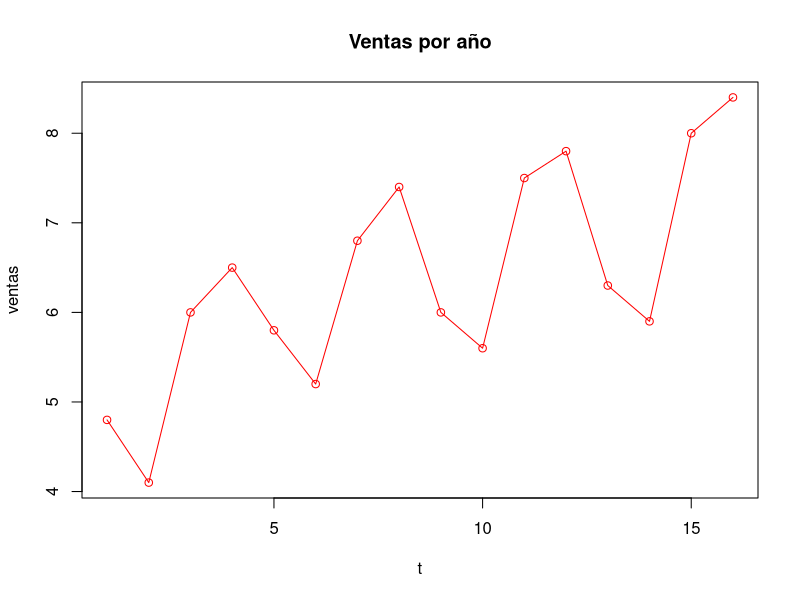
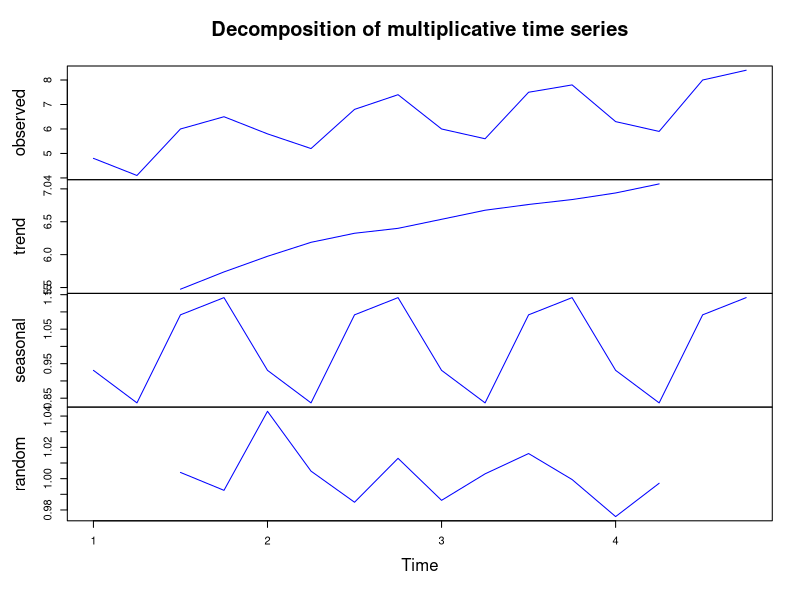
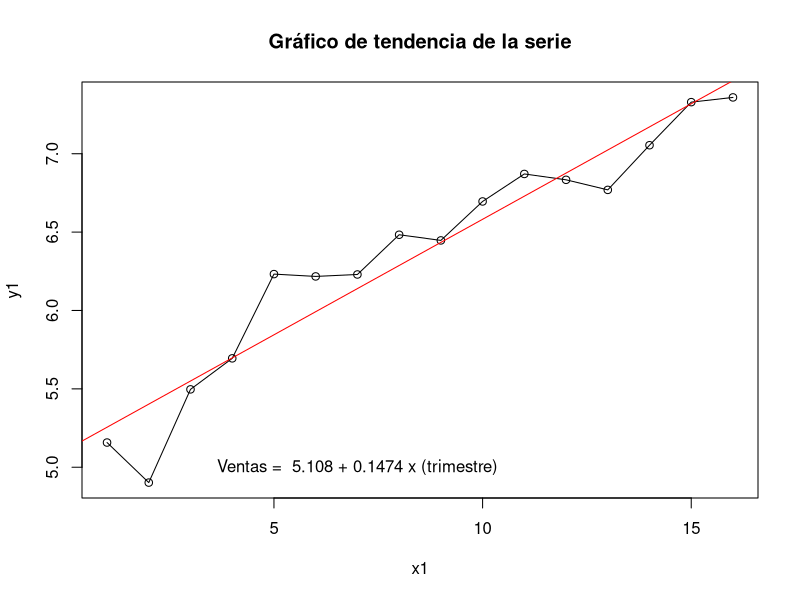
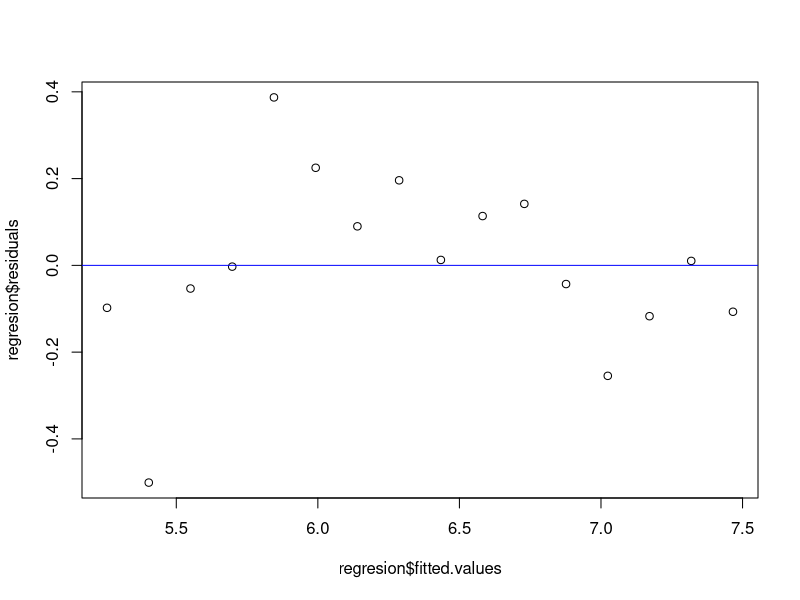
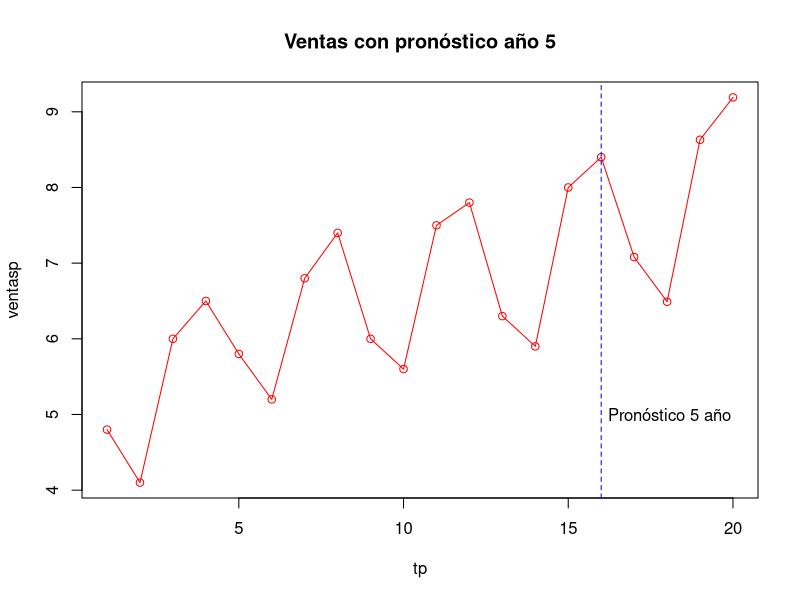
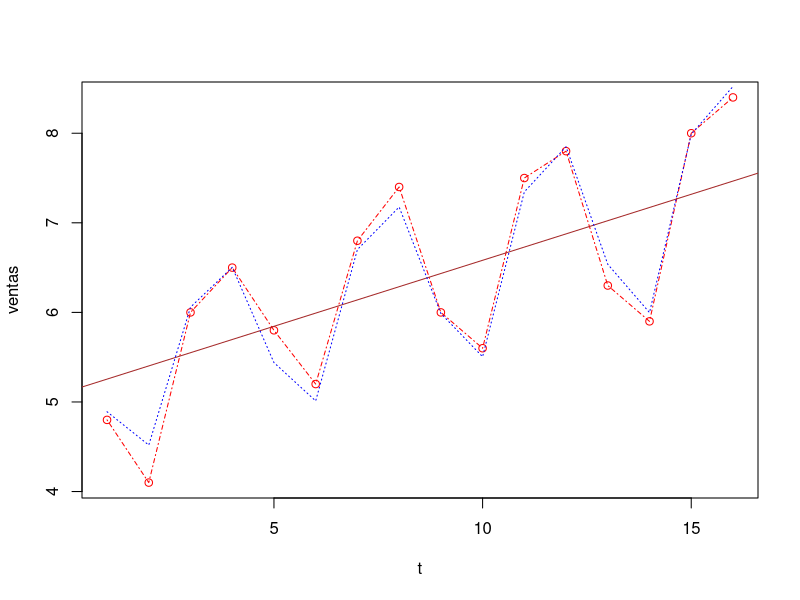

Write the R code that produced these figures, in order.
## ---- chunk 1
getwd()
setwd("C:/Users/hplax/Desktop/ITESM/SegundoSemestre/Estadistica/Actividades")
## ---- chunk 2
t <- seq(1:16)
ventas <- c(4.8, 4.1, 6.0, 6.5, 5.8, 5.2, 6.8, 7.4, 6.0, 5.6, 7.5, 7.8, 6.3, 5.9, 8.0, 8.4) #En miles
## ---- chunk 3
plot(t, ventas, type='o', main = 'Ventas por año', col='red')
## ---- chunk 4
x = ts(ventas, frequency = 4, start(c(2016,1))) ## Ciclos trimestrales (4), bimestrales(6), semestral(2)
T = decompose(x, type = "m") # multiplicativo (m) o aditivo(a)
T
plot(T, col = "blue")
##start(c(año, trimestre en que empieza))
## ---- chunk 5
#$seasonal = Son los índices estacionales

#$trend = La tendencia (se refiere al promedio móvil centrado)

x1 = 1:16
y1 = T$x / T$seasonal

plot(x1,y1, type='o', main = 'Gráfico de tendencia de la serie')

regresion = lm(y1 ~ x1)
regresion

abline(regresion, col='red')
text(7,5, "Ventas =  5.108 + 0.1474 x (trimestre)")
## ---- chunk 6
S1 = summary(regresion)
S1
## ---- chunk 7
plot(regresion$fitted.values, regresion$residuals)
abline(h = 0, col = "blue")
## ---- chunk 8
shapiro.test(regresion$residuals)
## ---- chunk 9
t.test(regresion$residuals)
## ---- chunk 10
f = function(x) 5.10804 + 0.14738*x

f(17)*T$seasonal[1]*1000 #se multiplica por mil para obtener el valor completo

f(18)*T$seasonal[2]*1000

f(19)*T$seasonal[3]*1000

f(20)*T$seasonal[4]*1000
## ---- chunk 11
tp = 1:20
ventasp =c(4.8, 4.1, 6.0, 6.5, 5.8, 5.2, 6.8, 7.4, 6.0, 5.6, 7.5, 7.8, 6.3, 5.9, 8.0, 8.4, 7.08, 6.49, 8.63, 9.19)
plot(tp, ventasp, type = "o", col= "red", main = "Ventas con pronóstico año 5")
abline(v = 16,lty = 2, col = "blue")
text(18, 5, " Pronóstico 5 año")
## ---- chunk 12
e = NA
g = NA
for(i in 1:16){
g[i] = f(i)*T$seasonal[i]
e[i] = ventas[i]- g[i]
}
CME = mean(e^2, na.rm = TRUE)
CME

plot(t, ventas, col = "red", type = "o", lty = 4)
abline(regresion, col = "brown")
lines(t, g, lty = 3, col = "blue")

